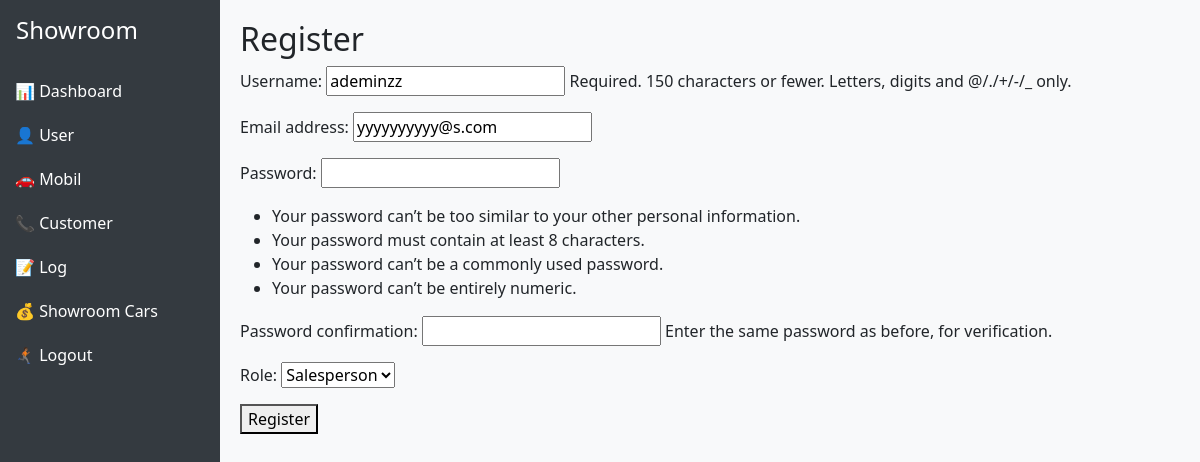
/users/update/3/ (signed in), run on an earlier commit of the app's database.
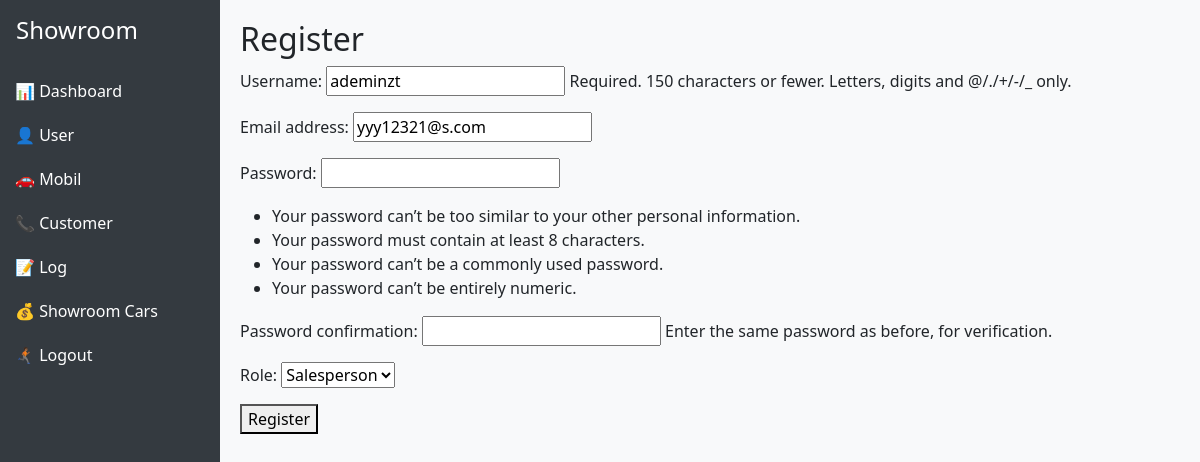
And on a later commit of the database.
### users/models.py (models this page shows, shortened)
class User(AbstractUser):
    ROLE_CHOICES = (
        ("admin", "Admin"),
        ("salesperson", "Salesperson"),
        ("customer", "Customer"),
    )
    role = models.CharField(max_length=20, choices=ROLE_CHOICES, default="customer")

### cars/views.py (the view)
    def wrapper(request, *args, **kwargs):
        if request.user.is_authenticated and (request.user.is_superuser or request.user.role in ["admin"]):
            return view_func(request, *args, **kwargs)
        return redirect("carList")

### users/forms.py
class CustomUserCreationForm(UserCreationForm):
    class Meta:
        model = User
        fields = ['username','email','password1','password2','role']

### cars/views.py (called while the page is built)
def admin_required(view_func):
    def wrapper(request, *args, **kwargs):
        if request.user.is_authenticated and (request.user.is_superuser or request.user.role in ["admin"]):
            return view_func(request, *args, **kwargs)
        return redirect("carList")
    return wrapper

### users/views.py (called while the page is built)
@admin_required
def update_user_view(request, user_id):
    user = get_object_or_404(User, id=user_id)
    if request.method == 'POST':
        form = CustomUserCreationForm(request.POST, request.FILES, instance=user)
        if form.is_valid():
            form.save()
            return redirect('user_list')
        else:
            logger.error("Form submission failed: %s", form.errors)
    else:
        form = CustomUserCreationForm(instance=user)
    context = {
        'form': form
    }
    return render(request, 'users/register.html',context=context)

### users/templates/users/register.html (shortened to what this page needs)
{% extends "base.html" %}
{% block content %}
<h2>Register</h2>
  <form method="post">
      {{ form.as_p }}
      <button type="submit">Register</button>
  </form>
{% endblock %}

What changed in the data, as far as the page shows it:
changed User "Salesperson": username "ademinzz" → "ademinzt"; email "yyyyyyyyyy@s.com" → "yyy12321@s.com"
